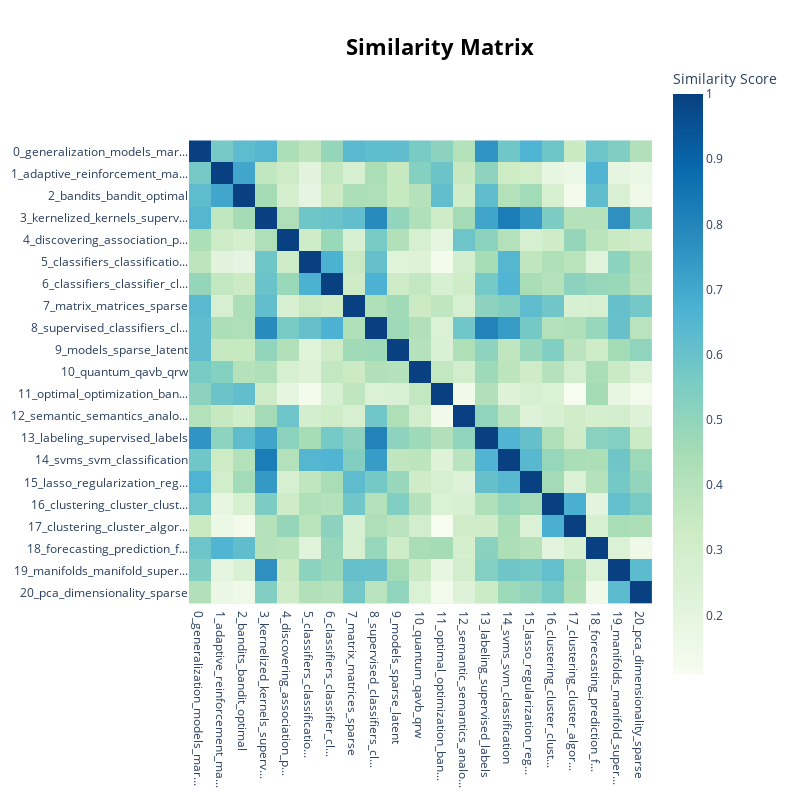

The cell this chart's notebook holds for it:
### Code cell
topic_model.visualize_heatmap()

### Figure 1 — Plotly figure (JSON) as saved in the notebook; plotly's stock layout.template omitted (floating-point values rounded to 4 significant figures; data arrays with more than 128 entries replaced by an {"elided": "..."} marker saying what was removed)
{"data": [{"coloraxis": "coloraxis", "hovertemplate": "x: %{x}<br>y: %{y}<br>Similarity Score: %{z}<extra></extra>", "name": "0", "type": "heatmap", "x": ["0_generalization_models_mar...", "1_adaptive_reinforcement_ma...", "2_bandits_bandit_optimal", "3_kernelized_kernels_superv...", "4_discovering_association_p...", "5_classifiers_classificatio...", "6_classifiers_classifier_cl...", "7_matrix_matrices_sparse", "8_supervised_classifiers_cl...", "9_models_sparse_latent", "10_quantum_qavb_qrw", "11_optimal_optimization_ban...", "12_semantic_semantics_analo...", "13_labeling_supervised_labels", "14_svms_svm_classification", "15_lasso_regularization_reg...", "16_clustering_cluster_clust...", "17_clustering_cluster_algor...", "18_forecasting_prediction_f...", "19_manifolds_manifold_super...", "20_pca_dimensionality_sparse"], "xaxis": "x", "y": ["0_generalization_models_mar...", "1_adaptive_reinforcement_ma...", "2_bandits_bandit_optimal", "3_kernelized_kernels_superv...", "4_discovering_association_p...", "5_classifiers_classificatio...", "6_classifiers_classifier_cl...", "7_matrix_matrices_sparse", "8_supervised_classifiers_cl...", "9_models_sparse_latent", "10_quantum_qavb_qrw", "11_optimal_optimization_ban...", "12_semantic_semantics_analo...", "13_labeling_supervised_labels", "14_svms_svm_classification", "15_lasso_regularization_reg...", "16_clustering_cluster_clust...", "17_clustering_cluster_algor...", "18_forecasting_prediction_f...", "19_manifolds_manifold_super...", "20_pca_dimensionality_sparse"], "yaxis": "y", "z": {"elided": "21x21 float values"}}], "layout": {"coloraxis": {"colorbar": {"title": {"text": "Similarity Score"}}, "colorscale": [[0, "rgb(247,252,240)"], [0.125, "rgb(224,243,219)"], [0.25, "rgb(204,235,197)"], [0.375, "rgb(168,221,181)"], [0.5, "rgb(123,204,196)"], [0.625, "rgb(78,179,211)"], [0.75, "rgb(43,140,190)"], [0.875, "rgb(8,104,172)"], [1, "rgb(8,64,129)"]]}, "height": 800, "hoverlabel": {"bgcolor": "white", "font": {"family": "Rockwell", "size": 16}}, "legend": {"title": {"text": "Trend"}}, "margin": {"t": 60}, "showlegend": true, "title": {"font": {"color": "Black", "size": 22}, "text": "<b>Similarity Matrix</b>", "x": 0.55, "xanchor": "center", "y": 0.95, "yanchor": "top"}, "width": 800, "xaxis": {"anchor": "y", "constrain": "domain", "domain": [0, 1], "scaleanchor": "y"}, "yaxis": {"anchor": "x", "autorange": "reversed", "constrain": "domain", "domain": [0, 1]}}}
